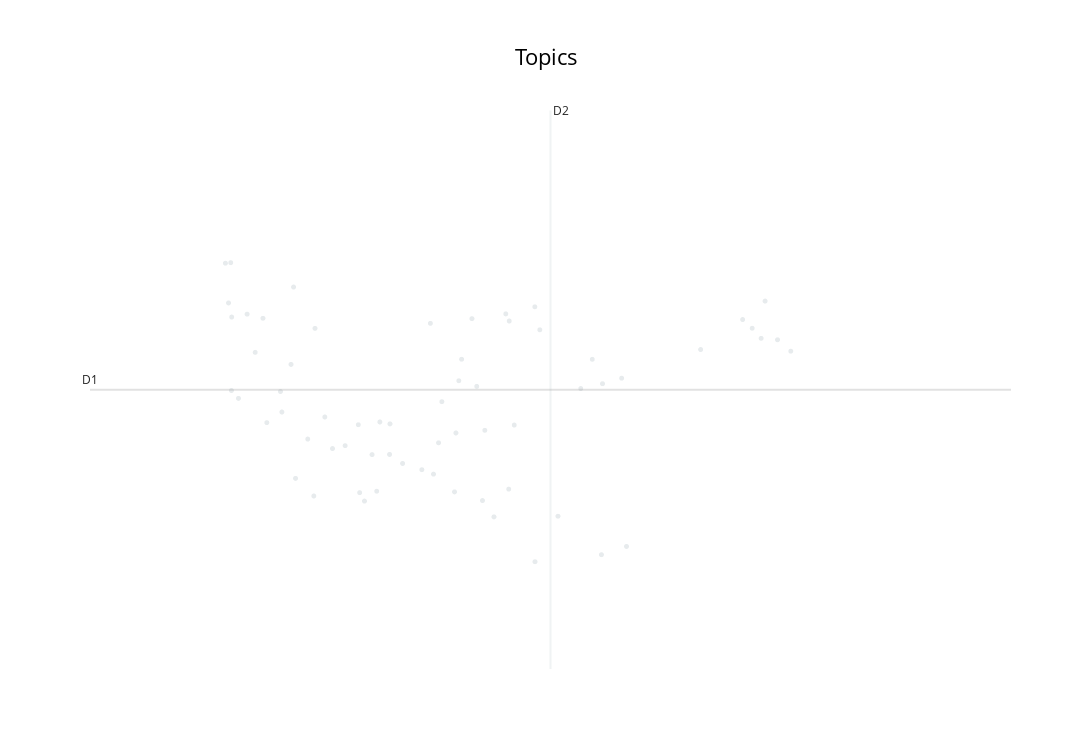

Here is the notebook cell this chart was saved with:
### Markdown cell above
### Without hyperparameter tuning

### Code cell
# Step 1 - Extract embeddings
embedding_model = SentenceTransformer("all-MiniLM-L6-v2")

# Step 2 - Reduce dimensionality
umap_model = UMAP(
    n_neighbors=15,
    n_components=5,
    min_dist=0.0,
    metric="cosine",
    low_memory=False,
    random_state=42,
)

# Step 3 - Cluster reduced embeddings
hdbscan_model = HDBSCAN(
    min_samples=5,
    min_cluster_size=15,
    metric="euclidean",  # manhattan
    cluster_selection_method="leaf",
    prediction_data=True,
)

# Step 4 - Tokenize topics
vectorizer_model = CountVectorizer(stop_words=combined_stop_words, ngram_range=(1, 1), max_df=1)

# Step 5 - Create topic representation
ctfidf_model = ClassTfidfTransformer(reduce_frequent_words=True) #to reduce the impact of frequent words

# Step 6 - (Optional) Fine-tune topic representations with
# a `bertopic.representation` model
representation_model = KeyBERTInspired()
# representation_model = MaximalMarginalRelevance(diversity=0.3)

# All steps together
topic_model = BERTopic(
    embedding_model=embedding_model,  # Step 1 - Extract embeddings
    umap_model=umap_model,  # Step 2 - Reduce dimensionality
    hdbscan_model=hdbscan_model,  # Step 3 - Cluster reduced embeddings
    vectorizer_model=vectorizer_model,  # Step 4 - Tokenize topics
    ctfidf_model=ctfidf_model,  # Step 5 - Extract topic words
    representation_model=representation_model,  # Step 6 - (Optional) Fine-tune topic represenations
    # nr_topics=15,  # default is none, will auto reduce topics using HDBSCAN
)

# ⭐ CHANGE THE NAME OF THE PARAM
topics, probs = topic_model.fit_transform(docs_diabetesHub)

result = topic_model.get_topic_info()
# ⭐ CHANGE THE NAME OF THE FILE
result.to_csv(r"bertopic program subpages\original\bertopic_programeSubPages_diabetesHub.csv")

top_topics = topic_model.get_topic_freq()["Topic"].tolist()
embeddings = topic_model.umap_model.embedding_
hover_data = [
    f"{title} - Topic {topic}"
    # ⭐ CHANGE THE NAME OF THE PARAM
    for title, topic in zip(doc_titles_diabetesHub, topics)
]
visualization = topic_model.visualize_documents(
    hover_data,
    reduced_embeddings=embeddings,
    topics=top_topics,
    title="Topics",
)
visualization.show()

### Figure 1 — Plotly figure (JSON) as saved in the notebook; plotly's stock layout.template omitted (floating-point values rounded to 4 significant figures)
{"data": [{"hoverinfo": "text", "hovertext": ["Practical tips and advice | Diabetes Hub - Topic -1", "Be Aware - What is diabetes - Topic -1", "How diabetes develops | Diabetes Hub - Topic -1", "If you have foot ulcers and lower limb pain | Diabetes Hub - Topic -1", "Diabetes Hub: Guide to Managing Diabetes - Topic -1", "Sleeping well | Diabetes Hub - Topic -1", "Diabetes Hub: Guide to Managing Diabetes - Topic -1", "Diabetes and stress | Diabetes Hub - Topic -1", "If you have coronary heart disease | Diabetes Hub - Topic -1", "Diabetes Hub: Guide to Managing Diabetes - Topic -1", "How to manage diabetes | Diabetes Hub - Topic -1", "Diabetes Hub: Guide to Managing Diabetes - Topic -1", "Insulin therapy | Diabetes Hub - Topic -1", "Diabetes Hub: Guide to Managing Diabetes - Topic -1", "Diabetes Hub: Guide to Managing Diabetes - Topic -1", "Diabetes Hub: Guide to Managing Diabetes - Topic -1", "Diabetes Hub: Guide to Managing Diabetes - Topic -1", "If you are obese | Diabetes Hub - Topic -1", "Diabetes Hub: Guide to Managing Diabetes - Topic -1", "Diabetes Hub: Guide to Managing Diabetes - Topic -1", "Treatment targets and monitoring | Diabetes Hub - Topic -1", "Supporting individuals with diabetes | Diabetes Hub - Topic -1", "Avoid smoking and drinking | Diabetes Hub - Topic -1", "Types of diabetes | Diabetes Hub - Topic -1", "Diabetes Hub: Guide to Managing Diabetes - Topic -1", "Diabetes Hub: Guide to Managing Diabetes - Topic -1", "Setting goals | Diabetes Hub - Topic -1", "Diabetes Hub: Guide to Managing Diabetes - Topic -1", "Download resources | Diabetes Hub - Topic -1", "Diabetes Hub: Guide to Managing Diabetes - Topic -1", "Diabetes Hub: Guide to Managing Diabetes - Topic -1", "Diabetes Hub: Guide to Managing Diabetes - Topic -1", "Dental care | Diabetes Hub - Topic -1", "Managing finances | Diabetes Hub - Topic -1", "Tips for those with Type 1 diabetes | Diabetes Hub - Topic -1", "Emotional well-being | Diabetes Hub - Topic -1", "Diabetes Hub: Guide to Managing Diabetes - Topic -1", "Understanding carbohydrates | Diabetes Hub - Topic -1", "Managing stress | Diabetes Hub - Topic -1", "Partners and acknowledgements | Diabetes Hub - Topic -1", "Diabetes Hub: Guide to Managing Diabetes - Topic -1", "Diabetes Hub: Guide to Managing Diabetes - Topic -1", "Diabetes Hub: Guide to Managing Diabetes - Topic -1", "Self-monitoring of blood sugar | Diabetes Hub - Topic -1", "Hyperglycaemia | Diabetes Hub - Topic -1", "3 Be's To Beat Diabetes | Diabetes Hub - Topic -1", "Caregiver stress and tips | Diabetes Hub - Topic -1", "Healthy eating | Diabetes Hub - Topic -1", "Travelling overseas | Diabetes Hub - Topic -1", "Foot care | Diabetes Hub - Topic -1", "Medication | Diabetes Hub - Topic -1", "Let’s BEAT Diabetes - Topic -1", "Hypoglycaemia | Diabetes Hub - Topic -1", "Shop with care | Diabetes Hub - Topic -1", "Diabetes Hub: Guide to Managing Diabetes - Topic -1", "Monitoring blood sugar for exercise | Diabetes Hub - Topic -1", "Diabetes Hub: Guide to Managing Diabetes - Topic -1", "Traditional and Complementary Medicine | Diabetes Hub - Topic -1", "Diabetes Hub: Guide to Managing Diabetes - Topic -1", "Physical activity | Diabetes Hub - Topic -1", "Diabetes Hub: Guide to Managing Diabetes - Topic -1", "Care team resources | Diabetes Hub - Topic -1", "Stigma of diabetes | Diabetes Hub - Topic -1", "Diabetes Hub: Guide to Managing Diabetes - Topic -1", null], "marker": {"color": "#CFD8DC", "opacity": 0.5, "size": 5}, "mode": "markers+text", "name": "other", "showlegend": false, "type": "scattergl", "x": [4.804, 6.316, 4.039, 5.495, 5.8, 4.074, 5.3, 4.2, 5.159, 4.148, 4.964, 5.393, 5.169, 6.53, 5.278, 6.398, 4.327, 4.747, 5.647, 4.941, 4.668, 4.703, 4.548, 4.015, 4.043, 4.927, 4.889, 4.409, 6.416, 5.041, 5.778, 5.035, 6.471, 5.263, 4.414, 4.492, 5.392, 4.182, 4.634, 5.112, 4.112, 5.688, 4.613, 4.267, 4.26, 5.133, 4.746, 4.458, 5.054, 5.596, 5.066, 4.307, 4.042, 4.382, 5.693, 5.21, 4.319, 5.414, 4.688, 5.276, 4.029, 6.359, 4.607, 6.129, 4.978], "y": [4.307, 5.068, 5.37, 4.027, 3.867, 4.651, 4.51, 4.523, 4.11, 4.895, 4.416, 3.787, 4.482, 4.901, 5.061, 4.969, 4.228, 4.516, 4.858, 4.25, 4.354, 4.526, 4.401, 5.367, 5.082, 5.048, 4.274, 4.134, 5.166, 4.468, 4.758, 4.156, 4.962, 5.099, 5.022, 4.386, 5.136, 5.075, 4.107, 5.073, 5.097, 3.824, 4.152, 4.579, 4.688, 4.715, 4.355, 4.553, 4.744, 4.703, 4.858, 4.831, 4.693, 4.436, 4.729, 4.024, 5.241, 5.014, 4.16, 4.171, 5.156, 5.022, 4.512, 4.91, 4.634]}], "layout": {"annotations": [{"showarrow": false, "text": "D1", "x": 3.413, "y": 4.697, "yshift": 10}, {"showarrow": false, "text": "D2", "x": 5.462, "xshift": 10, "y": 6.175}], "height": 750, "shapes": [{"line": {"color": "#CFD8DC", "width": 2}, "type": "line", "x0": 5.462, "x1": 5.462, "y0": 3.219, "y1": 6.175}, {"line": {"color": "#9E9E9E", "width": 2}, "type": "line", "x0": 3.413, "x1": 7.51, "y0": 4.697, "y1": 4.697}], "title": {"font": {"color": "Black", "size": 22}, "text": "Topics", "x": 0.5, "xanchor": "center", "yanchor": "top"}, "width": 1200, "xaxis": {"visible": false}, "yaxis": {"visible": false}}}
